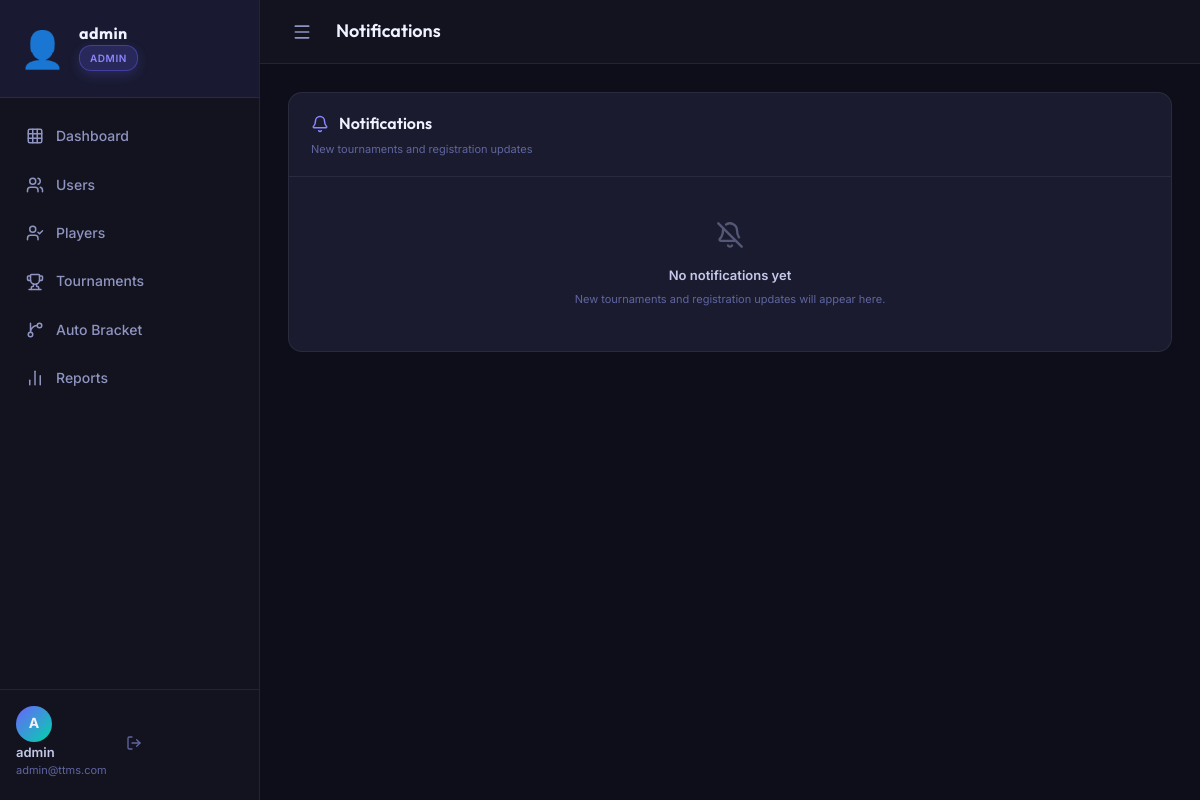
Screenshot of /organizer/notifications.php (signed in) with the database file from the repository.
### tables this page shows
CREATE TABLE IF NOT EXISTS users (
    id                  INT AUTO_INCREMENT PRIMARY KEY,
    username            VARCHAR(50)  NOT NULL UNIQUE,
    password            VARCHAR(255) NOT NULL,
    email               VARCHAR(100) NOT NULL UNIQUE,
    role                ENUM('admin','organizer','player') NOT NULL DEFAULT 'player',
    is_active           TINYINT(1)   NOT NULL DEFAULT 1,
    auth_method         ENUM('local','google') DEFAULT 'local',
    is_verified         TINYINT(1)   DEFAULT 1,
    verification_token  VARCHAR(255) NULL,
    token_expires       DATETIME     NULL,
    created_at          TIMESTAMP    DEFAULT CURRENT_TIMESTAMP,
    updated_at          TIMESTAMP    DEFAULT CURRENT_TIMESTAMP ON UPDATE CURRENT_TIMESTAMP
);

### organizer/notifications.php (called while the page is built, shortened)
<?php
$pageTitle = 'Notifications';
require_once __DIR__ . '/../includes/auth.php';
requireRole(['admin', 'organizer']);
$userId = (int) $_SESSION['user_id'];
$role = 'organizer';
$notifications = getUserNotifications($userId, $role);
require_once __DIR__ . '/../includes/header.php';
include __DIR__ . '/../includes/notifications_body.php';
require_once __DIR__ . '/../includes/footer.php';

### includes/auth.php (called while the page is built, shortened)
<?php
require_once __DIR__ . '/../config/database.php';
function isLoggedIn(): bool {
    return isset($_SESSION['user_id']) && !empty($_SESSION['user_id']);
}
function getCurrentUser(): ?array {
    return [
        'id'       => $_SESSION['user_id'],
        'username' => $_SESSION['username'],
        'role'     => $_SESSION['role'],
        'email'    => $_SESSION['email'],
    ];
}
function requireRole($roles) {
    requireEmailVerified();
}
function requireEmailVerified(): void {
    try {
        $stmt = db()->prepare("SELECT is_verified FROM users WHERE id = ? LIMIT 1");
    } catch (PDOException $e) {
    }
}
function e($val) {
    return htmlspecialchars((string)$val, ENT_QUOTES | ENT_HTML5, 'UTF-8');
}

### config/database.php (called while the page is built, shortened)
<?php
class Database {
    private static ?PDO $instance = null;
    public static function getConnection(): PDO {
        if (self::$instance === null) {
            $dsn = "mysql:host=" . DB_HOST . ";dbname=" . DB_NAME . ";charset=" . DB_CHARSET;
            $options = [
                PDO::ATTR_ERRMODE            => PDO::ERRMODE_EXCEPTION,
                PDO::ATTR_DEFAULT_FETCH_MODE => PDO::FETCH_ASSOC,
                PDO::ATTR_EMULATE_PREPARES   => false,
            ];
            try {
                self::$instance = new PDO($dsn, DB_USER, DB_PASS, $options);
                self::runMigrations(self::$instance);
                self::ensureDefaultAdminUser(self::$instance);
            } catch (PDOException $e) {
                die(json_encode(['error' => 'Database connection failed: ' . $e->getMessage()]));
            }
        }
        return self::$instance;
    }
    private static function runMigrations(PDO $pdo): void {
        try { $pdo->query("SELECT category FROM tournaments LIMIT 1"); }
        catch (PDOException $e) {
            $pdo->exec("ALTER TABLE tournaments ADD COLUMN category VARCHAR(100) DEFAULT 'Open Singles' AFTER name");
        }
        try { $pdo->query("SELECT id FROM tournament_guests LIMIT 1"); }
        catch (PDOException $e) {
            $pdo->exec("CREATE TABLE IF NOT EXISTS tournament_guests (
                id INT AUTO_INCREMENT PRIMARY KEY,
                tournament_id INT NOT NULL,
                registered_by_player_id INT NULL,
                first_name VARCHAR(50) NOT NULL,
                last_name VARCHAR(50) NOT NULL,
                club VARCHAR(100) NULL,
                nationality VARCHAR(60) NULL,
                registration_status ENUM('pending','approved','rejected') NOT NULL DEFAULT 'approved',
                payment_proof_path VARCHAR(255) NULL,
                payment_proof_original_name VARCHAR(200) NULL,
                created_at TIMESTAMP DEFAULT CURRENT_TIMESTAMP,
                FOREIGN KEY (tournament_id) REFERENCES tournaments(id) ON DELETE CASCADE,
                FOREIGN KEY (registered_by_player_id) REFERENCES players(id) ON DELETE SET NULL
            ) ENGINE=InnoDB");
        }
        $guestCols = [
            'registered_by_player_id' => "ALTER TABLE tournament_guests MODIFY COLUMN registered_by_player_id INT NULL",
            'club'                    => "ALTER TABLE tournament_guests ADD COLUMN club VARCHAR(100) NULL AFTER last_name, ADD COLUMN nationality VARCHAR(60) NULL AFTER club",
            'registration_status'     => "ALTER TABLE tournament_guests ADD COLUMN registration_status ENUM('pending','approved','rejected') NOT NULL DEFAULT 'approved' AFTER last_name",
            'payment_proof_path'      => "ALTER TABLE tournament_guests ADD COLUMN payment_proof_path VARCHAR(255) NULL, ADD COLUMN payment_proof_original_name VARCHAR(200) NULL",
        ];
        foreach ($guestCols as $col => $sql) {
            try { $pdo->query("SELECT $col FROM tournament_guests LIMIT 1"); }
            catch (PDOException $e) { try { $pdo->exec($sql); } catch (PDOException $ignored) {} }
        }
        try { $pdo->query("SELECT id FROM password_reset_tokens LIMIT 1"); }
        catch (PDOException $e) {
            $pdo->exec("CREATE TABLE IF NOT EXISTS password_reset_tokens (
                id INT AUTO_INCREMENT PRIMARY KEY,
                user_id INT NOT NULL,
                token_hash CHAR(64) NOT NULL,
                expires_at DATETIME NOT NULL,
                used_at DATETIME NULL,
                created_at TIMESTAMP DEFAULT CURRENT_TIMESTAMP,
                FOREIGN KEY (user_id) REFERENCES users(id) ON DELETE CASCADE,
                INDEX idx_reset_token (token_hash),
                INDEX idx_reset_user (user_id)
            ) ENGINE=InnoDB");
        }
        try { $pdo->query("SELECT id FROM notifications LIMIT 1"); }
        catch (PDOException $e) {
            $pdo->exec("CREATE TABLE IF NOT EXISTS notifications (
                id INT AUTO_INCREMENT PRIMARY KEY,
                user_id INT NOT NULL,
                type VARCHAR(50) NOT NULL,
                title VARCHAR(120) NOT NULL,
                message TEXT NOT NULL,
                link VARCHAR(255) NULL,
                is_read TINYINT(1) NOT NULL DEFAULT 0,
                created_at TIMESTAMP DEFAULT CURRENT_TIMESTAMP,
                FOREIGN KEY (user_id) REFERENCES users(id) ON DELETE CASCADE,
                INDEX idx_notifications_user_read (user_id, is_read, created_at)
            ) ENGINE=InnoDB");
        }
        try { $pdo->query("SELECT registration_status FROM tournament_players LIMIT 1"); }
        catch (PDOException $e) {
            $pdo->exec("ALTER TABLE tournament_players ADD COLUMN registration_status ENUM('pending','approved','rejected') NOT NULL DEFAULT 'approved' AFTER seed");
        }
        try { $pdo->query("SELECT player1_guest_id FROM matches LIMIT 1"); }
        catch (PDOException $e) {
            $pdo->exec("ALTER TABLE matches MODIFY COLUMN player1_id INT NULL, MODIFY COLUMN player2_id INT NULL");
            $pdo->exec("ALTER TABLE matches
                ADD COLUMN player1_guest_id INT NULL AFTER player2_id,
                ADD COLUMN player2_guest_id INT NULL AFTER player1_guest_id,
                ADD COLUMN winner_guest_id INT NULL AFTER winner_id");
            foreach (['fk_match_p1_guest'=>'player1_guest_id CASCADE','fk_match_p2_guest'=>'player2_guest_id CASCADE','fk_match_winner_guest'=>'winner_guest_id SET NULL'] as $name=>$def) {
                [$col, $action] = explode(' ', $def, 2);
                try { $pdo->exec("ALTER TABLE matches ADD CONSTRAINT $name FOREIGN KEY ($col) REFERENCES tournament_guests(id) ON DELETE $action"); }
                catch (PDOException $fk) {  }
            }
        }
        try { $pdo->query("SELECT auth_method FROM users LIMIT 1"); }
        catch (PDOException $e) {
            $pdo->exec("ALTER TABLE users ADD COLUMN auth_method ENUM('local','google') DEFAULT 'local' AFTER is_active");
            $pdo->exec("UPDATE users SET auth_method = 'local'");
        }
        try { $pdo->query("SELECT is_verified FROM users LIMIT 1"); }
        catch (PDOException $e) {
            $pdo->exec("ALTER TABLE users ADD COLUMN is_verified TINYINT(1) DEFAULT 1 AFTER auth_method");
            $pdo->exec("ALTER TABLE users ADD COLUMN verification_token VARCHAR(255) NULL AFTER is_verified");
            $pdo->exec("ALTER TABLE users ADD COLUMN token_expires DATETIME NULL AFTER verification_token");
            $pdo->exec("UPDATE users SET is_verified = 1 WHERE is_verified IS NULL");
        }
        try { $pdo->query("SELECT set_scores FROM matches LIMIT 1"); }
        catch (PDOException $e) {
            $pdo->exec("ALTER TABLE matches ADD COLUMN set_scores VARCHAR(255) NULL AFTER player2_score");
        }
        try { $pdo->query("SELECT proofs_delete_after FROM tournaments LIMIT 1"); }
        catch (PDOException $e) {
            $pdo->exec("ALTER TABLE tournaments ADD COLUMN proofs_delete_after DATETIME NULL DEFAULT NULL AFTER updated_at");
        }
    }
    private static function ensureDefaultAdminUser(PDO $pdo): void {
        try {
            $pdo->query("SELECT id FROM users LIMIT 1");
        } catch (PDOException $ex) {
            return;
        }
        $adminUsername = 'admin';
        $stmt = $pdo->prepare("SELECT id, password, username, email FROM users WHERE username = ? LIMIT 1");
        $stmt->execute([$adminUsername]);
        $admin = $stmt->fetch();
        if ($admin) {
            return;
        }
    }
}
function db(): PDO {
    return Database::getConnection();
}

### includes/notifications_body.php (the view, shortened to what this page needs)
<?php
$emptyHint = $role === 'organizer'
    ? 'When someone registers players for your tournaments, you will see requests here.'
    : 'New tournaments and registration updates will appear here.';
?>
<div class="card">
    <div class="card-header" style="display:flex;align-items:center;justify-content:space-between;flex-wrap:wrap;gap:12px">
        <div>
            <div class="card-title">
                <i data-lucide="bell"></i>
                Notifications
            </div>
            <p class="text-muted text-xs" style="margin:4px 0 0">
                <?= $role === 'organizer'
                    ? 'Registration requests for your tournaments'
                    : 'New tournaments and registration updates' ?>
            </p>
        </div>
    </div>
    <div class="card-body notifications-page-body">
        <?php if (empty($notifications)): ?>
        <div class="notification-empty">
            <i data-lucide="bell-off"></i>
            <p>No notifications yet</p>
            <span class="text-muted"><?= e($emptyHint) ?></span>
        </div>
        <?php endif; ?>
    </div>
</div>

### includes/header.php (shortened to what this page needs)
<?php
require_once __DIR__ . '/auth.php';
$user  = getCurrentUser();
$role  = $user['role'] ?? '';
$displayName = $user['username'] ?? 'User';
$genderEmoji = '👤';
$navLinks = [];
if ($role === 'admin') {
    $navLinks = [
        ['href' => '/TournamentHQ/admin/index.php',                'icon' => 'grid',        'label' => 'Dashboard'],
        ['href' => '/TournamentHQ/admin/manage_users.php',         'icon' => 'users',       'label' => 'Users'],
        ['href' => '/TournamentHQ/admin/manage_players.php',       'icon' => 'user-check',  'label' => 'Players'],
        ['href' => '/TournamentHQ/admin/manage_tournaments.php',   'icon' => 'trophy',      'label' => 'Tournaments'],
        ['href' => '/TournamentHQ/admin/bracket_generator.php',   'icon' => 'git-branch',  'label' => 'Auto Bracket'],
        ['href' => '/TournamentHQ/admin/reports.php',              'icon' => 'bar-chart-2', 'label' => 'Reports'],
    ];
}
$currentPage = basename($_SERVER['PHP_SELF']);
?>
<!DOCTYPE html>
<html lang="en">
<head>
    <link rel="stylesheet" href="https://unpkg.com/lucide-static@latest/font/lucide.css">
    <link rel="stylesheet" href="/TournamentHQ/assets/css/style.css">
</head>
<body>
<?php if ($user): ?>
<aside class="sidebar" id="sidebar">
    <div class="sidebar-logo">
        <div class="logo-container">
            <div class="logo-icon"><?= $genderEmoji ?></div>
        </div>
        <div class="logo-info">
            <div class="logo-title"><?= e($displayName) ?></div>
            <div class="logo-badge <?= e($role) ?>"><?= ucfirst(e($role)) ?></div>
        </div>
    </div>
    <nav class="sidebar-nav">
        <?php foreach ($navLinks as $link):
            $isActive = (basename($link['href']) === $currentPage) ? 'active' : '';
        ?>
        <a href="<?= e($link['href']) ?>" class="nav-link <?= $isActive ?>">
            <i data-lucide="<?= e($link['icon']) ?>"></i>
            <span><?= e($link['label']) ?></span>
        </a>
        <?php endforeach; ?>
    </nav>
    <div class="sidebar-footer">
        <div class="user-info">
            <a href="/TournamentHQ/player/profile.php" class="user-avatar-link" title="View profile">
                <div class="user-avatar"><?= strtoupper(substr($user['username'], 0, 1)) ?></div>
            </a>
            <div class="user-details">
                <span class="user-name"><?= e($user['username']) ?></span>
                <span class="user-email"><?= e($user['email']) ?></span>
            </div>
        </div>
        <a href="/TournamentHQ/includes/logout.php" class="logout-btn" title="Logout" onclick="return confirm('Are you sure you want to log out?');">
            <i data-lucide="log-out"></i>
        </a>
    </div>
</aside>
<div class="main-wrapper">
    <header class="topbar">
        <button class="sidebar-toggle" id="sidebarToggle">
            <i data-lucide="menu"></i>
        </button>
        <div class="topbar-title"><?= isset($pageTitle) ? e($pageTitle) : 'Dashboard' ?></div>
    </header>
    <main class="page-content">
<?php endif; ?>

### rows the page displays
users: username "admin", username "ADMIN", username "A", email "admin@ttms.com", username "New tournaments and registration updates will appear here."

### other values shown
$genderEmoji "👤"
$link['label'] "Dashboard"
$link['label'] "Users"
$link['label'] "Players"
$link['label'] "Tournaments"
$link['label'] "Auto Bracket"
$link['label'] "Reports"
$pageTitle "Notifications"
